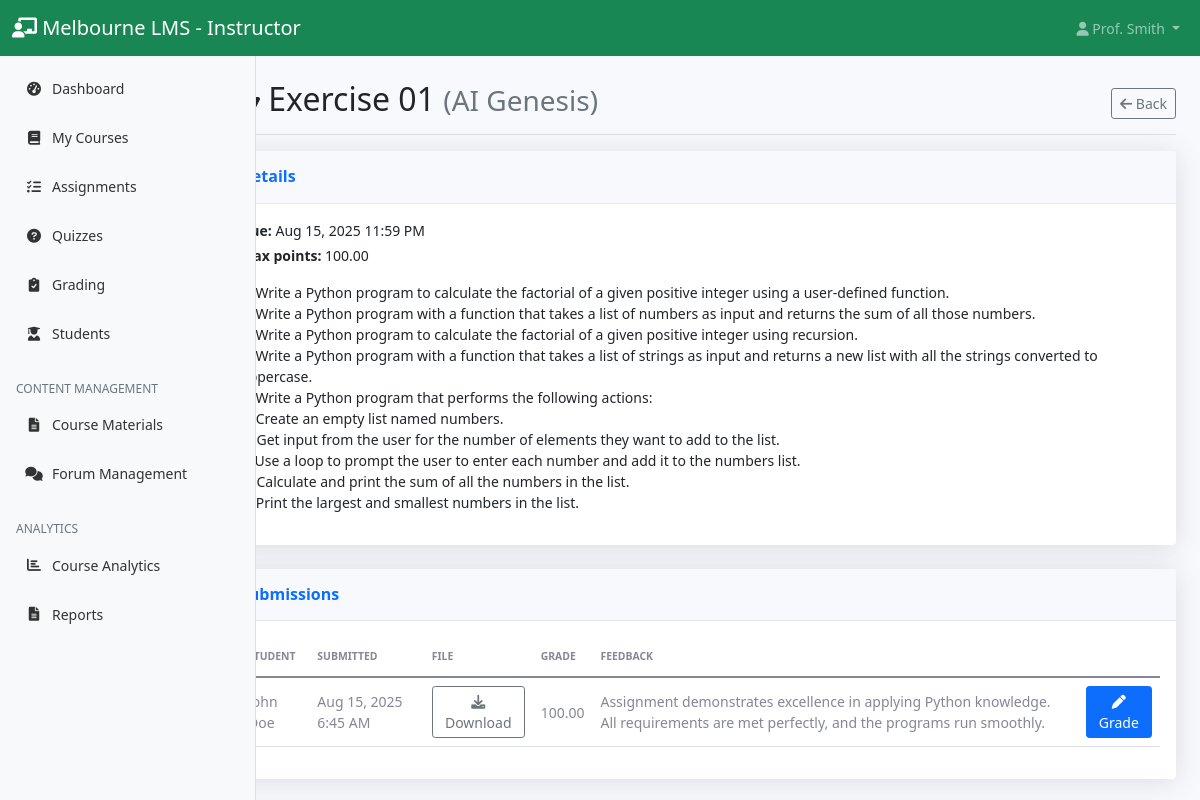
The page /instructor/assignment_view.php?id=2 (signed in) on the database its author committed.
### tables this page shows
CREATE TABLE `assignments` (
  `id` int(11) NOT NULL,
  `course_id` int(11) NOT NULL,
  `title` varchar(200) NOT NULL,
  `description` text DEFAULT NULL,
  `due_date` datetime DEFAULT NULL,
  `max_points` decimal(5,2) DEFAULT 100.00,
  `created_by` int(11) NOT NULL,
  `created_at` timestamp NOT NULL DEFAULT current_timestamp()
);

CREATE TABLE `courses` (
  `id` int(11) NOT NULL,
  `title` varchar(200) NOT NULL,
  `description` text DEFAULT NULL,
  `instructor_id` int(11) NOT NULL,
  `course_code` varchar(20) NOT NULL,
  `credits` int(11) DEFAULT 3,
  `semester` varchar(20) DEFAULT NULL,
  `year` int(11) DEFAULT NULL,
  `max_students` int(11) DEFAULT 50,
  `status` enum('active','inactive') DEFAULT 'active',
  `created_at` timestamp NOT NULL DEFAULT current_timestamp()
);

CREATE TABLE `assignment_submissions` (
  `id` int(11) NOT NULL,
  `assignment_id` int(11) NOT NULL,
  `student_id` int(11) NOT NULL,
  `submission_text` text DEFAULT NULL,
  `file_path` varchar(500) DEFAULT NULL,
  `submitted_at` timestamp NOT NULL DEFAULT current_timestamp(),
  `grade` decimal(5,2) DEFAULT NULL,
  `feedback` text DEFAULT NULL,
  `graded_by` int(11) DEFAULT NULL,
  `graded_at` timestamp NULL DEFAULT NULL
);

CREATE TABLE `users` (
  `id` int(11) NOT NULL,
  `username` varchar(50) NOT NULL,
  `email` varchar(100) NOT NULL,
  `password` varchar(255) NOT NULL,
  `first_name` varchar(50) NOT NULL,
  `last_name` varchar(50) NOT NULL,
  `role` enum('student','instructor','admin') NOT NULL,
  `profile_image` varchar(255) DEFAULT NULL,
  `created_at` timestamp NOT NULL DEFAULT current_timestamp(),
  `updated_at` timestamp NOT NULL DEFAULT current_timestamp() ON UPDATE current_timestamp()
);

### config/database.php (called while the page is built, shortened)
<?php
function formatDate($date)
{
    return date('M j, Y g:i A', strtotime($date));
}

### instructor/assignment_view.php (the view, shortened to what this page needs)
<?php
require_once '../config/database.php';
$database = new Database();
$db = $database->getConnection();
$assignmentId = isset($_GET['id']) ? (int)$_GET['id'] : 0;
$aStmt = $db->prepare('SELECT a.*, c.title AS course_title, c.id as course_id FROM assignments a JOIN courses c ON a.course_id = c.id WHERE a.id = ? AND c.instructor_id = ?');
$aStmt->execute([$assignmentId, $_SESSION['user_id']]);
$assignment = $aStmt->fetch(PDO::FETCH_ASSOC);
$sStmt = $db->prepare('SELECT s.*, u.first_name, u.last_name FROM assignment_submissions s JOIN users u ON s.student_id = u.id WHERE s.assignment_id = ? ORDER BY s.submitted_at DESC');
$sStmt->execute([$assignmentId]);
$submissions = $sStmt->fetchAll(PDO::FETCH_ASSOC);
?>
<!DOCTYPE html>
<html lang="en">
<head>
	<link href="https://cdn.jsdelivr.net/npm/bootstrap@5.1.3/dist/css/bootstrap.min.css" rel="stylesheet">
	<link href="https://cdnjs.cloudflare.com/ajax/libs/font-awesome/6.0.0/css/all.min.css" rel="stylesheet">
	<link href="../assets/css/dashboard.css" rel="stylesheet">
</head>
<body>
	<?php include '../includes/instructor_navbar.php'; ?>
	<div class="container-fluid">
		<div class="row">
			<?php include '../includes/instructor_sidebar.php'; ?>
			<main class="col-md-9 ms-sm-auto col-lg-10 px-md-4">
				<div class="d-flex justify-content-between flex-wrap flex-md-nowrap align-items-center pt-3 pb-2 mb-3 border-bottom">
					<h1 class="h2"><i class="fas fa-folder-open"></i> <?php echo htmlspecialchars($assignment['title']); ?> <small class="text-muted">(<?php echo htmlspecialchars($assignment['course_title']); ?>)</small></h1>
					<div class="btn-toolbar">
						<a class="btn btn-sm btn-outline-secondary" href="assignments.php"><i class="fas fa-arrow-left"></i> Back</a>
					</div>
				</div>
				<div class="card shadow mb-4">
					<div class="card-header py-3">
						<h6 class="m-0 font-weight-bold text-primary">Details</h6>
					</div>
					<div class="card-body">
						<p class="mb-1"><strong>Due:</strong> <?php echo $assignment['due_date'] ? formatDate($assignment['due_date']) : '<span class="text-muted">—</span>'; ?></p>
						<p class="mb-1"><strong>Max points:</strong> <?php echo htmlspecialchars($assignment['max_points']); ?></p>
						<p class="mt-3"><?php echo nl2br(htmlspecialchars($assignment['description'])); ?></p>
					</div>
				</div>
				<div class="card shadow">
					<div class="card-header py-3 d-flex justify-content-between align-items-center">
						<h6 class="m-0 font-weight-bold text-primary">Submissions</h6>
					</div>
					<div class="card-body">
						<?php if (empty($submissions)): ?>
							<p class="text-muted">No submissions yet.</p>
						<?php else: ?>
							<div class="table-responsive">
								<table class="table table-hover align-middle">
									<thead>
										<tr>
											<th>Student</th>
											<th>Submitted</th>
											<th>File</th>
											<th>Grade</th>
											<th>Feedback</th>
											<th></th>
										</tr>
									</thead>
									<tbody>
										<?php foreach ($submissions as $s): ?>
										<tr>
											<td><?php echo htmlspecialchars($s['first_name'] . ' ' . $s['last_name']); ?></td>
											<td><?php echo formatDate($s['submitted_at']); ?></td>
											<td>
												<?php if (!empty($s['file_path'])): ?>
													<a class="btn btn-sm btn-outline-secondary" href="../<?php echo $s['file_path']; ?>" target="_blank"><i class="fas fa-download"></i> Download</a>
												<?php else: ?>
													<span class="text-muted">No file</span>
												<?php endif; ?>
											</td>
											<td><?php echo $s['grade'] !== null ? htmlspecialchars($s['grade']) : '<span class="text-warning">Ungraded</span>'; ?></td>
											<td><?php echo $s['feedback'] ? htmlspecialchars($s['feedback']) : '<span class="text-muted">—</span>'; ?></td>
											<td class="text-end">
												<button type="button" class="btn btn-sm btn-primary"
													data-bs-toggle="modal"
													data-bs-target="#gradeModal"
													data-submission-id="<?php echo (int)$s['id']; ?>"
													data-student-name="<?php echo htmlspecialchars($s['first_name'] . ' ' . $s['last_name'], ENT_QUOTES); ?>"
													data-grade="<?php echo $s['grade'] !== null ? htmlspecialchars($s['grade']) : ''; ?>"
													data-feedback="<?php echo htmlspecialchars($s['feedback'] ?? '', ENT_QUOTES); ?>"
												>
													<i class="fas fa-pen"></i> Grade
												</button>
											</td>
										</tr>
										<?php endforeach; ?>
									</tbody>
								</table>
							</div>
						<?php endif; ?>
					</div>
				</div>
			</main>
		</div>
	</div>
</body>
</html>

### assets/css/dashboard.css (style rules this page uses)
body { font-size: .875rem; background-color: #f8f9fc; }
main { padding-top: 0.5rem; }
.card { box-shadow: 0 0.15rem 1.75rem 0 rgba(58, 59, 69, 0.15) !important; border: none; }
.card-header { background-color: #f8f9fc; border-bottom: 1px solid #e3e6f0; }
.font-weight-bold { font-weight: 700 !important; }
.btn { border-radius: 0.35rem; font-weight: 400; }
.btn-sm { padding: 0.25rem 0.5rem; font-size: 0.875rem; border-radius: 0.2rem; }
.table { color: #858796; }
.table th { border-top: none; font-weight: 600; text-transform: uppercase; font-size: 0.65rem; padding-top: 0.75rem; padding-bottom: 0.75rem; }
@media (min-width: 769px) { main { margin-left: 16rem; } }
.shadow { box-shadow: 0 0.15rem 1.75rem 0 rgba(58, 59, 69, 0.15) !important; }

### rows shown on the page
assignments: title "Exercise 01", course.title "AI Genesis", due_date "Aug 15, 2025 11:59 PM", max_points "100.00", description "1. Write a Python program to calculate the factorial of a given positive integer using a user-defined function. 2. Write a Python program with a function that takes a list of numbers as input and returns the sum of all those numbers. 3. Write a Python program to calculate the factorial of a given positive integer using recursion. 4. Write a Python program with a function that takes a list of strings as input and returns a new list with all the strings converted to uppercase. 5. Write a Python program that performs the following actions: a) Create an empty list named numbers. b) Get input from the user for the number of elements they want to add to the list. c) Use a loop to prompt the user…"
assignment_submissions: student.last_name "John Doe", submitted_at "Aug 15, 2025 6:45 AM", grade "100.00", feedback "Assignment demonstrates excellence in applying Python knowledge. All requirements are met perfectly, and the programs run smoothly."

### other values the page prints
$_SESSION['last_name'] "Smith"
